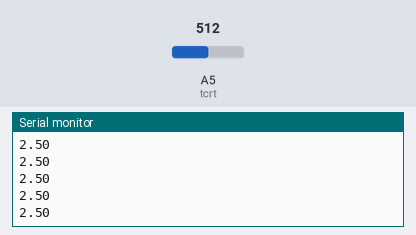
Recording of a sketch running on a simulated Arduino Uno, built with avr-gcc and run on an emulated ATmega328P. Shown: the last lines printed to the serial monitor. The test bench sets the inputs (shaded band); at power-on: A5 (tcrt) = 512.

Above: at 1.2 s.
1.3 s: A5 (tcrt) set to 716
At 2.4 s:
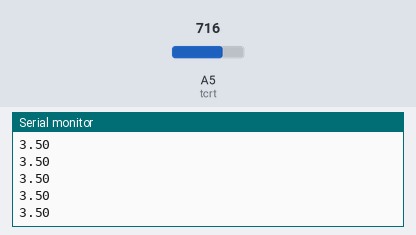
2.8 s: A5 (tcrt) set to 900
At 3.4 s:
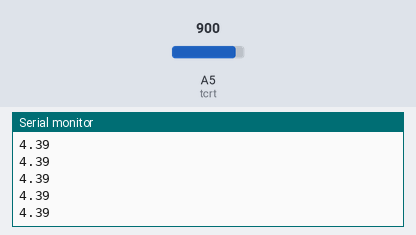
Timing chart, 0 to 5.8 s (numbered marks = the images above; inputs shaded):
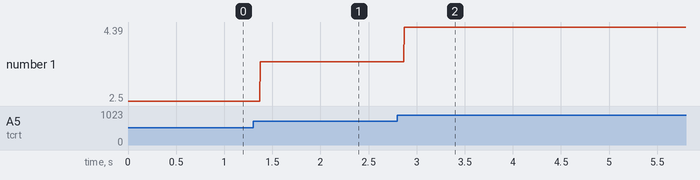

The sketch:

Volttcrt.ino
```cpp
#define tcrt A5

void setup() {
Serial.begin(9600);
}

void loop() {
int Hasilanalog = analogRead(tcrt);
float Volt = Hasilanalog*5.00/1024;
    Serial.println(Volt);
}
```

Measured:
- after the input at 1.3 s, the serial monitor: prints a new line after 0.07 s (image 1)
- after the input at 2.8 s, the serial monitor: prints a new line after 0.07 s (image 2)
- plotted number 1: 2.5 → 3.5 after the input at 1.3 s, 3.5 → 4.39 after the input at 2.8 s
